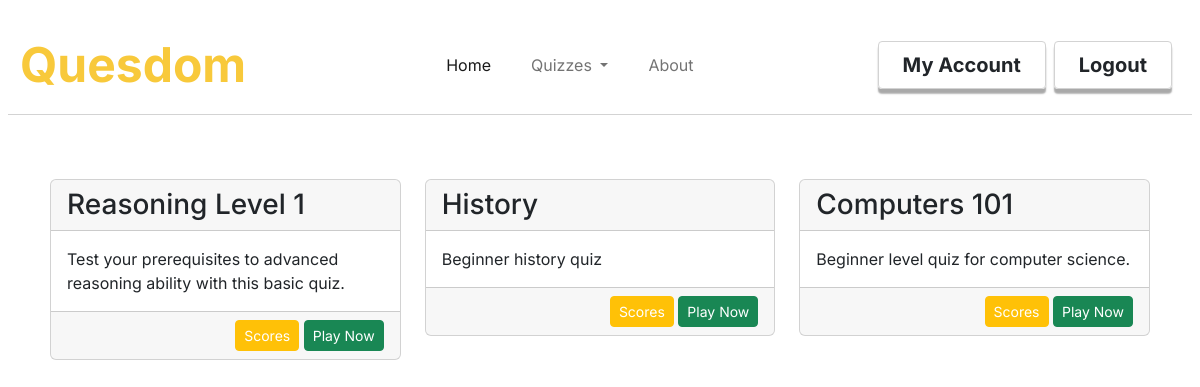
The page /myquizzes (signed in) on the database as committed earlier.
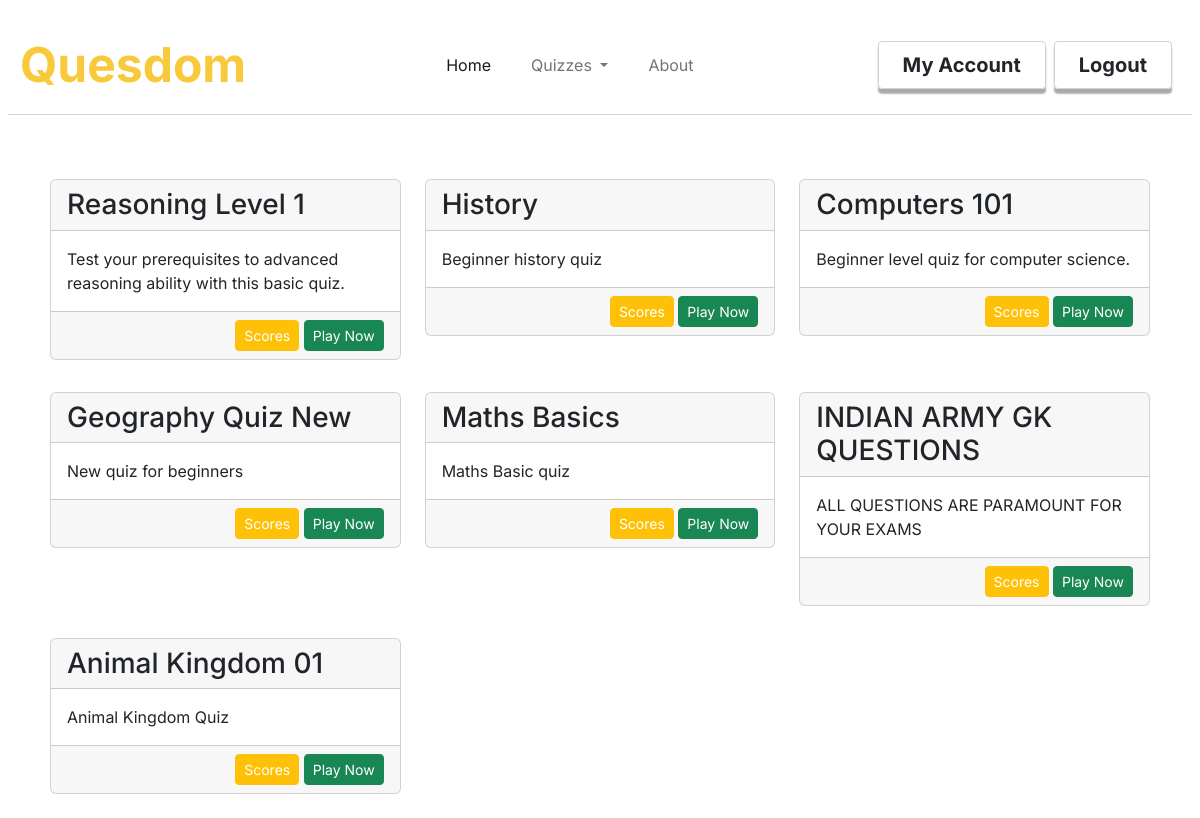
The same page on the database as committed later.
### quesdom/models.py (models this page shows, shortened)
class Quizzes(db.Model):
    id = db.Column(db.Integer, primary_key = True)
    quiz_title = db.Column(db.String(30), nullable= False)
    quiz_description = db.Column(db.String(200), nullable=False)
    quiz_category = db.Column(db.String(20), nullable=False)
    quiz_difficulty = db.Column(db.String(10), nullable=False)
    date_created = db.Column(db.DateTime, nullable=False, default=datetime.utcnow)
    author = db.Column(db.Integer, db.ForeignKey('users.id'), nullable=False)
    created_by = db.relationship('Users',backref='created_by',lazy=True)
    questions = db.relationship('Questions',backref='contains',cascade="all, delete-orphan",lazy=True)

### quesdom/routes.py (the view)
@app.route('/myquizzes')
def myquizzes():
        quizzes_played = get_quizzes_played()
        return render_template('myquizzes.html',title='All Quizzes',quizzes=quizzes_played)

### quesdom/models.py (called while the page is built)
@login_manager.user_loader
def load_user(user_id):
    return Users.query.get(int(user_id))

### quesdom/routes.py (called while the page is built)
def get_quizzes_played():
    quizzes = []
    for answer in Answers.query.all():
            if answer.user_id == current_user.id:
                questions = Questions.query.filter_by(id = answer.question_id)
                for question in questions:
                    quiz = Quizzes.query.get(question.quiz_id)
                    if not quiz.id in quizzes:
                        quizzes.append(quiz.id)
    return Quizzes.query.filter(Quizzes.id.in_(quizzes))

### quesdom/templates/myquizzes.html
{%extends "layout.html"%}
{%block content%}
<div class="content-section row p-2 pt-md-5">
    {%for quiz in quizzes%}
        <div class="col-10 col-sm-5 col-md-4 my-3">
            <div class="card">
                <div class="card-header h3">
                    {{quiz.quiz_title}}
                </div>
                <div class="card-body">
                    {{quiz.quiz_description}}
                </div>
                <div class="card-footer text-end">
                    <a class="btn text-white btn-warning btn-sm" href="{{url_for('scores',quiz_id=quiz.id)}}">Scores</a>
                    <a class="btn btn-success btn-sm" href="{{url_for('playquiz',quiz_id=quiz.id)}}">Play Now</a>
                </div>
            </div>
        </div>
    {%endfor%}
</div>
{%endblock%}

Rows that differ between the two databases and show on the page:
added Quizzes: quiz_title "Geography Quiz New", quiz_description "New quiz for beginners"
added Quizzes: quiz_title "Maths Basics", quiz_description "Maths Basic quiz"
added Quizzes: quiz_title "INDIAN ARMY GK QUESTIONS", quiz_description "ALL QUESTIONS ARE PARAMOUNT FOR YOUR EXAMS"
added Quizzes: quiz_title "Animal Kingdom 01", quiz_description "Animal Kingdom Quiz"
